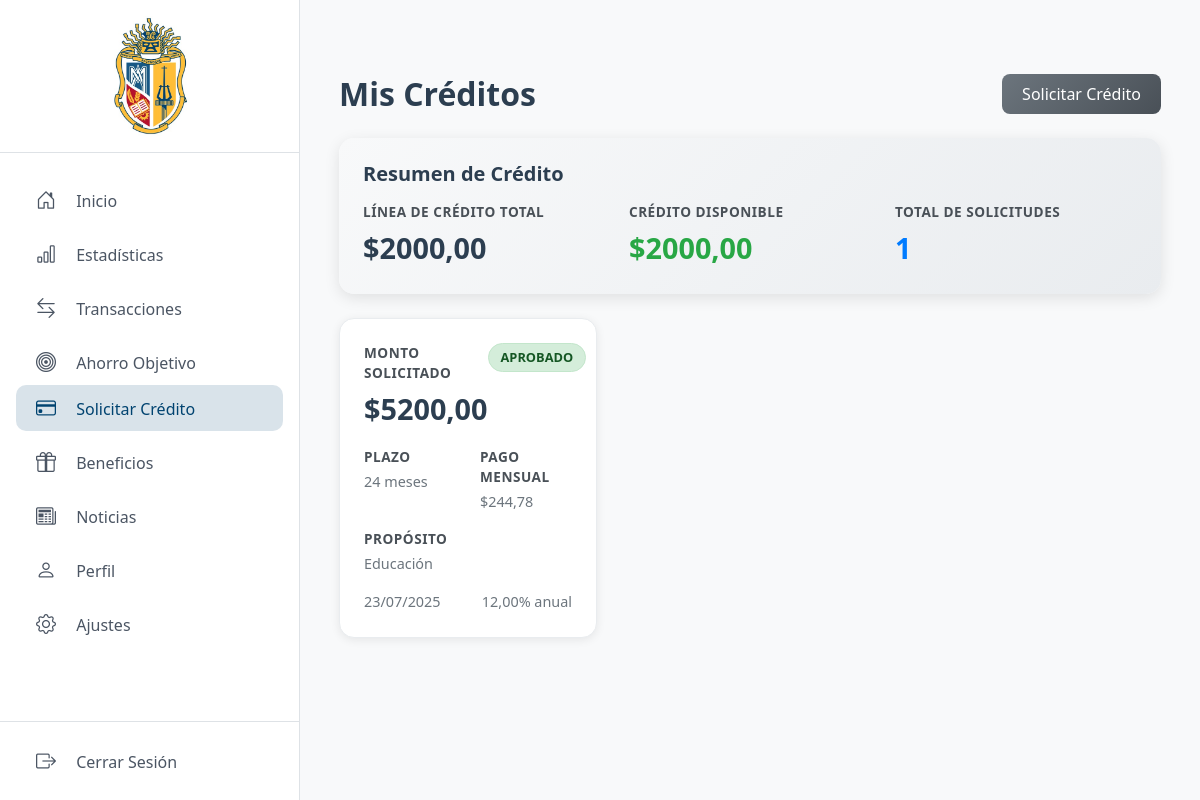
The page /credits/list/ (signed in) on the database its author committed.
### wallets/models.py (models this page shows, shortened)
class Wallet(models.Model):
    user = models.OneToOneField(CustomUser, on_delete=models.CASCADE, related_name='wallet')
    balance = models.DecimalField(max_digits=10, decimal_places=2, default=0)
    total_credit_line = models.DecimalField(max_digits=10, decimal_places=2, default=2000)
    available_credit = models.DecimalField(max_digits=10, decimal_places=2, default=2000)
    created_at = models.DateTimeField(auto_now_add=True)
    updated_at = models.DateTimeField(auto_now=True)

### credits/models.py (models this page shows, shortened)
class Credit(models.Model):
    STATUS_CHOICES = (
        ('pending', 'Pendiente'),
        ('approved', 'Aprobado'),
        ('rejected', 'Rechazado'),
        ('active', 'Activo'),
        ('paid', 'Pagado'),
        ('defaulted', 'Incumplido'),
    )
    TERM_CHOICES = (
        (12, '12 meses'),
        (24, '24 meses'),
        (36, '36 meses'),
        (48, '48 meses'),
    )
    wallet = models.ForeignKey(Wallet, on_delete=models.CASCADE, related_name='credits')
    amount = models.DecimalField(max_digits=10, decimal_places=2)
    interest_rate = models.DecimalField(max_digits=5, decimal_places=2)
    term = models.IntegerField(choices=TERM_CHOICES)  # Plazo en meses
    purpose = models.CharField(max_length=255, blank=True, null=True)
    estimated_monthly_payment = models.DecimalField(max_digits=10, decimal_places=2)
    status = models.CharField(max_length=20, choices=STATUS_CHOICES, default='pending')
    created_at = models.DateTimeField(auto_now_add=True)
    updated_at = models.DateTimeField(auto_now=True)

### credits/views.py (the view)
# urls.py: path('list/', views.credit_list, name='credit_list'),
@login_required
def credit_list(request):
    wallet = get_object_or_404(Wallet, user=request.user)
    credits = Credit.objects.filter(wallet=wallet).order_by('-created_at')
    context = {
        'credits': credits,
        'wallet': wallet
    }
    return render(request, 'credits/credit_list.html', context)

### credits/templates/credits/credit_list.html (shortened to what this page needs)
{% extends 'base.html' %}
{% block content %}
<div class="container-fluid px-4 py-4">
    <div class="row">
        <div class="col-12">
            <div class="d-flex justify-content-between align-items-center mb-4">
                <h2 class="mb-0" style="color: #2c3e50; font-weight: 600;">Mis Créditos</h2>
                <a href="{% url 'credit_request' %}" class="back-btn">
                    Solicitar Crédito
                </a>
            </div>
            <div class="summary-card card mb-4">
                <div class="card-body p-4">
                    <h5 class="card-title mb-3" style="color: #2c3e50; font-weight: 600;">Resumen de Crédito</h5>
                    <div class="row">
                        <div class="col-md-4">
                            <div class="credit-label mb-1">Línea de Crédito Total</div>
                            <div class="credit-amount">${{ wallet.total_credit_line }}</div>
                        </div>
                        <div class="col-md-4">
                            <div class="credit-label mb-1">Crédito Disponible</div>
                            <div class="credit-amount" style="color: #28a745;">${{ wallet.available_credit }}</div>
                        </div>
                        <div class="col-md-4">
                            <div class="credit-label mb-1">Total de Solicitudes</div>
                            <div class="credit-amount" style="color: #007bff;">{{ credits.count }}</div>
                        </div>
                    </div>
                </div>
            </div>
            {% if credits %}
                <div class="row">
                    {% for credit in credits %}
                        <div class="col-lg-6 col-xl-4 mb-3">
                            <div class="credit-card" onclick="window.location.href='{% url 'credit_detail' credit.id %}'">
                                <div class="d-flex justify-content-between align-items-start mb-3">
                                    <div>
                                        <div class="credit-label mb-1">Monto Solicitado</div>
                                        <div class="credit-amount">${{ credit.amount }}</div>
                                    </div>
                                    <span class="credit-status status-{{ credit.status }}">
                                        {{ credit.get_status_display }}
                                    </span>
                                </div>
                                <div class="row mb-3">
                                    <div class="col-6">
                                        <div class="credit-label mb-1">Plazo</div>
                                        <div class="credit-info">{{ credit.term }} meses</div>
                                    </div>
                                    <div class="col-6">
                                        <div class="credit-label mb-1">Pago Mensual</div>
                                        <div class="credit-info">${{ credit.estimated_monthly_payment }}</div>
                                    </div>
                                </div>
                                <div class="mb-3">
                                    <div class="credit-label mb-1">Propósito</div>
                                    <div class="credit-info">{{ credit.purpose|truncatechars:30 }}</div>
                                </div>
                                <div class="d-flex justify-content-between align-items-center">
                                    <div class="credit-info">
                                        {{ credit.created_at|date:"d/m/Y" }}
                                    </div>
                                    <div class="credit-info">
                                        {{ credit.interest_rate }}% anual
                                    </div>
                                </div>
                            </div>
                        </div>
                    {% endfor %}
                </div>
            {% endif %}
        </div>
    </div>
</div>
{% endblock %}

### credits/templates/credits/credit_list.html (style rules this page uses)
.credit-card { background: #ffffff; border-radius: 15px; padding: 1.5rem; box-shadow: 0 2px 10px rgba(0,0,0,0.08); border: 1px solid #e9ecef; transition: all 0.3s ease; cursor: pointer; margin-bottom: 1rem; }
.credit-status { padding: 4px 12px; border-radius: 20px; font-size: 0.8rem; font-weight: 600; text-transform: uppercase; }
.status-approved { background: #d4edda; color: #155724; border: 1px solid #c3e6cb; }
.credit-amount { font-size: 1.8rem; font-weight: 700; color: #2c3e50; }
.credit-info { color: #6c757d; font-size: 0.9rem; }
.credit-label { font-weight: 600; color: #495057; font-size: 0.85rem; text-transform: uppercase; letter-spacing: 0.5px; }
.back-btn { background: linear-gradient(135deg, #6c757d 0%, #495057 100%); border: none; border-radius: 8px; padding: 8px 20px; font-weight: 500; color: white; text-decoration: none; transition: all 0.3s ease; }
.summary-card { background: linear-gradient(135deg, #f8f9fa 0%, #e9ecef 100%); border: none; border-radius: 15px; box-shadow: 0 4px 15px rgba(0,0,0,0.1); }

### rows shown on the page
Wallet: total_credit_line "2000,00", available_credit "2000,00"
Credit: amount "5200,00", status "APROBADO", term "24", estimated_monthly_payment "244,78", purpose "Educación", created_at "23/07/2025", interest_rate "12,00"

### other values the page prints
{{ credits.count }} "1"
